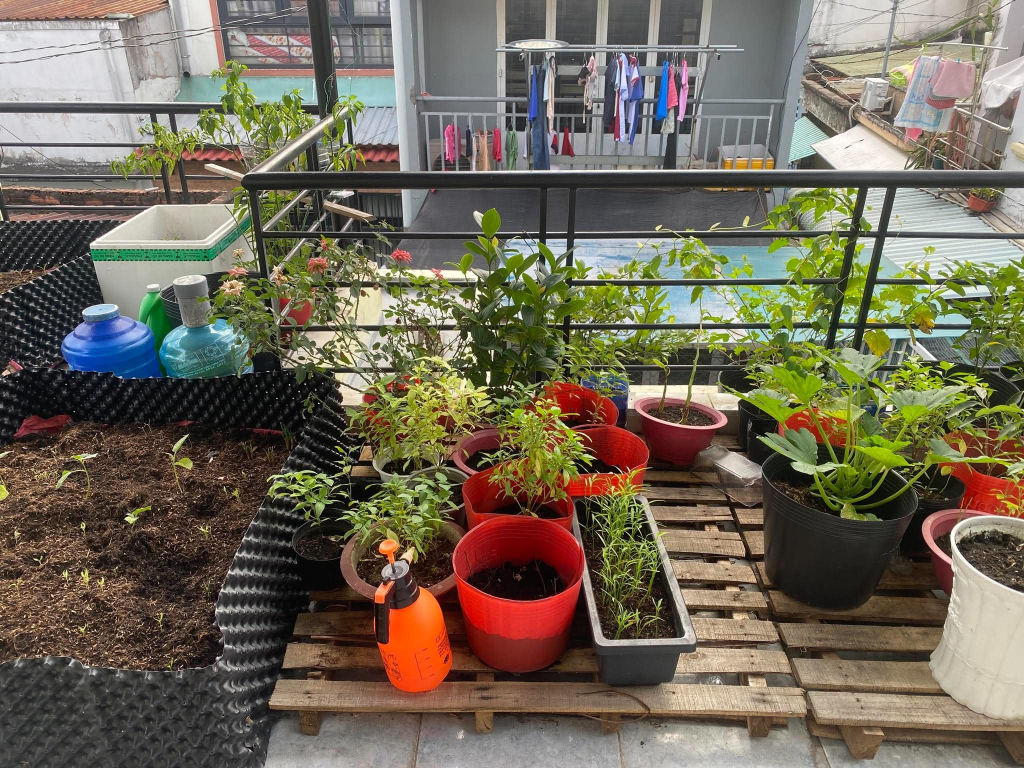
#> input picture data/tonghop_scene/ban_cong.jpg, 2048 x 1536 px (shown at 1/2 size); its folder holds only this picture in this run
$ python tonghop_pipeline.py
#> lines starting #> are read from the running program, lines starting #| are printed output that depends on the picture; after the words box and inside, x2 and y2 are one past the last pixel; in counts of white or black regions, pixels touching at a corner belong together
### src/utils.py
"""Image loading and output helpers. Color arrays use RGB order."""
import os

import cv2
import numpy as np
from skimage import data, img_as_ubyte


# [12 lines left out: function load_sample_images, not called in this run]


def to_gray3(gray):
    """Repeat grayscale values across RGB channels for display."""
    return np.stack([gray, gray, gray], axis=-1)


# [5 lines left out: function add_gaussian_noise, not called in this run]


def ensure_dir(path):
    os.makedirs(path, exist_ok=True)
    return path


def load_image(path):
    """Read an image file as RGB uint8."""
    img = cv2.imread(path, cv2.IMREAD_COLOR)
    if img is None:
        raise FileNotFoundError(f"Could not read image: {path}")
    return cv2.cvtColor(img, cv2.COLOR_BGR2RGB)


# [15 lines left out: functions load_mask, save_image, not called in this run]


def save_grid(path, images, titles, cmap=None, suptitle=None, ncols=None):
    """Save a labeled image grid as PNG."""
    import matplotlib.pyplot as plt

    n = len(images)
    ncols = ncols or n
    nrows = int(np.ceil(n / ncols))
    fig, axes = plt.subplots(nrows, ncols, figsize=(4 * ncols, 4 * nrows))
    axes = np.atleast_1d(axes).ravel()
    for ax, img, title in zip(axes, images, titles):
        c = (cmap or "gray") if img.ndim == 2 else None
        ax.imshow(img, cmap=c, vmin=0 if img.ndim == 2 else None, vmax=255 if img.ndim == 2 else None)
        ax.set_title(title, fontsize=11)
        ax.axis("off")
    for ax in axes[n:]:
        ax.axis("off")
    if suptitle:
        fig.suptitle(suptitle, fontsize=14)
    fig.tight_layout()
    ensure_dir(os.path.dirname(path))
    fig.savefig(path, dpi=130, bbox_inches="tight")
    plt.close(fig)

### src/tonghop_preprocess.py
"""Tonghop 3.1: load the scene photo and preprocess it."""
import os

import cv2
import numpy as np

from utils import load_image

DATA_DIR = os.path.join(os.path.dirname(__file__), "..", "data", "tonghop_scene")


def resize_max_dim(img, max_dim=640):
    """Shrink so the longer side is at most max_dim (keeps thresholds comparable across photos)."""
    h, w = img.shape[:2]
    scale = min(1.0, max_dim / max(h, w))
    if scale < 1.0:
        img = cv2.resize(img, (int(round(w * scale)), int(round(h * scale))), interpolation=cv2.INTER_AREA)
    return img


def load_scene(data_dir=DATA_DIR, max_dim=640):
    """First image in data_dir, else scikit-image's `camera` sample photo."""
    exts = (".jpg", ".jpeg", ".png", ".bmp")
    files = sorted(f for f in os.listdir(data_dir) if f.lower().endswith(exts)) if os.path.isdir(data_dir) else []
    if files:
        path = os.path.join(data_dir, files[0])
        print(f"[Tonghop] Using custom scene image: {path}")
        img = load_image(path)
    else:
        from skimage import data, img_as_ubyte
        print("[Tonghop] No scene photo found -- using the scikit-image 'camera' sample")
        img = np.stack([img_as_ubyte(data.camera())] * 3, axis=-1)
    return resize_max_dim(img, max_dim)


def normalize_lighting(img_rgb, clip_limit=2.0, tile_grid_size=8):
    """CLAHE on the Lab lightness channel, so hue and saturation are untouched."""
    l, a, b = cv2.split(cv2.cvtColor(img_rgb, cv2.COLOR_RGB2LAB))
    clahe = cv2.createCLAHE(clipLimit=clip_limit, tileGridSize=(tile_grid_size, tile_grid_size))
    return cv2.cvtColor(cv2.merge([clahe.apply(l), a, b]), cv2.COLOR_LAB2RGB)


def denoise(img_rgb, d=7, sigma_color=50, sigma_space=50):
    """Bilateral filter: smooths flat areas, keeps edges."""
    return cv2.bilateralFilter(img_rgb, d, sigma_color, sigma_space)


def preprocess(img_rgb):
    normalized = normalize_lighting(img_rgb)
    denoised = denoise(normalized)
    return {"original": img_rgb, "normalized": normalized, "denoised": denoised,
            "gray": cv2.cvtColor(denoised, cv2.COLOR_RGB2GRAY)}

### src/tonghop_geometry.py
"""Tonghop 3.2: geometric structure (edges, lines, corners)."""
import cv2
import numpy as np


def detect_edges(gray, low_thresh=80, high_thresh=180):
    """Canny edges; high thresholds leave fine texture out."""
    return cv2.Canny(gray, low_thresh, high_thresh)


def detect_lines(edges, min_line_length=70, max_line_gap=6, threshold=90, top_k=25):
    """Probabilistic Hough segments, keeping only the top_k longest (length filters out texture)."""
    lines = cv2.HoughLinesP(edges, rho=1, theta=np.pi / 180, threshold=threshold,
                            minLineLength=min_line_length, maxLineGap=max_line_gap)
    if lines is None:
        return np.empty((0, 4), dtype=np.int32)
    lines = lines.reshape(-1, 4)
    lengths = np.hypot(lines[:, 2] - lines[:, 0], lines[:, 3] - lines[:, 1])
    return lines[np.argsort(-lengths)[:top_k]] if len(lines) > top_k else lines


def detect_corners(gray, max_corners=60, quality_level=0.05, min_distance=15):
    """Shi-Tomasi corners: well-spread points where intensity varies in every direction."""
    corners = cv2.goodFeaturesToTrack(gray, maxCorners=max_corners, qualityLevel=quality_level,
                                      minDistance=min_distance)
    return np.empty((0, 2)) if corners is None else corners.reshape(-1, 2)


def draw_geometry(img_rgb, lines, corners, line_color=(255, 60, 60), corner_color=(60, 255, 60)):
    out = img_rgb.copy()
    for x1, y1, x2, y2 in lines:
        cv2.line(out, (int(x1), int(y1)), (int(x2), int(y2)), line_color, 2, cv2.LINE_AA)
    for x, y in corners:
        cv2.circle(out, (int(x), int(y)), 4, corner_color, -1, cv2.LINE_AA)
    return out

### src/tonghop_content.py
"""Tonghop 3.3: content analysis. Spectral-residual saliency picks the likely
subject, and its bounding box seeds GrabCut for the segmentation."""
import cv2
import numpy as np


def spectral_residual_saliency(gray, resize_to=64, smooth_sigma=3.0):
    """Hou & Zhang (2007): the log-amplitude spectrum minus its local average
    marks surprising structure; inverse FFT with the original phase gives the map."""
    h, w = gray.shape
    small = cv2.resize(gray, (resize_to, resize_to), interpolation=cv2.INTER_AREA).astype(np.float32)
    F = np.fft.fft2(small)
    log_amplitude = np.log(np.abs(F) + 1e-8)
    residual = log_amplitude - cv2.blur(log_amplitude, (3, 3))

    saliency = np.abs(np.fft.ifft2(np.exp(residual + 1j * np.angle(F)))) ** 2
    saliency = cv2.GaussianBlur(saliency, (0, 0), sigmaX=smooth_sigma)
    saliency = np.clip(cv2.resize(saliency, (w, h), interpolation=cv2.INTER_CUBIC), 0, None)
    saliency -= saliency.min()
    return saliency / saliency.max() if saliency.max() > 0 else saliency


def saliency_to_bbox(saliency, percentile=75, margin=0.08, rel_area_thresh=0.25):
    """Padded box around the connected components above the saliency percentile whose
    area is at least rel_area_thresh of the largest. Taking all comparably sized
    components (not just the largest) covers objects whose saliency splits into
    several edge fragments, while small isolated specks are ignored."""
    h, w = saliency.shape
    binary = (saliency >= np.percentile(saliency, percentile)).astype(np.uint8)
    n, _, stats, _ = cv2.connectedComponentsWithStats(binary, connectivity=8)
    if n <= 1:
        return int(w * 0.1), int(h * 0.1), int(w * 0.8), int(h * 0.8)
    areas = stats[1:, cv2.CC_STAT_AREA]
    keep = 1 + np.nonzero(areas >= areas.max() * rel_area_thresh)[0]
    left, top = stats[keep, cv2.CC_STAT_LEFT], stats[keep, cv2.CC_STAT_TOP]
    x0, y0 = int(left.min()), int(top.min())
    x1 = int((left + stats[keep, cv2.CC_STAT_WIDTH]).max())
    y1 = int((top + stats[keep, cv2.CC_STAT_HEIGHT]).max())
    mx, my = int(w * margin), int(h * margin)
    x0, y0 = max(x0 - mx, 0), max(y0 - my, 0)
    x1, y1 = min(x1 + mx, w - 1), min(y1 + my, h - 1)
    return x0, y0, max(x1 - x0, 1), max(y1 - y0, 1)


def segment_grabcut(img_rgb, rect, iterations=8):
    """GrabCut seeded by a rectangle; returns a 0/255 foreground mask."""
    bgr = cv2.cvtColor(img_rgb, cv2.COLOR_RGB2BGR)
    mask = np.zeros(bgr.shape[:2], np.uint8)
    bgd, fgd = np.zeros((1, 65), np.float64), np.zeros((1, 65), np.float64)
    cv2.grabCut(bgr, mask, rect, bgd, fgd, iterations, cv2.GC_INIT_WITH_RECT)
    return np.where((mask == cv2.GC_FGD) | (mask == cv2.GC_PR_FGD), 255, 0).astype(np.uint8)


def draw_content_overlay(img_rgb, mask, color=(255, 80, 200), alpha=0.45):
    tinted = (img_rgb.astype(np.float32) * (1 - alpha) + np.array(color, np.float32) * alpha).astype(np.uint8)
    overlay = img_rgb.copy()
    overlay[mask > 0] = tinted[mask > 0]
    contours, _ = cv2.findContours(mask, cv2.RETR_EXTERNAL, cv2.CHAIN_APPROX_SIMPLE)
    cv2.drawContours(overlay, contours, -1, (255, 255, 255), 2, cv2.LINE_AA)
    return overlay

### src/tonghop_pipeline.py
"""Tonghop: preprocessing (3.1) -> geometry (3.2) -> content (3.3) -> visualization (3.4)."""
import os
import time

import cv2
import numpy as np

from utils import ensure_dir, save_grid, to_gray3
from tonghop_preprocess import load_scene, preprocess, DATA_DIR
from tonghop_geometry import detect_edges, detect_lines, detect_corners, draw_geometry
from tonghop_content import spectral_residual_saliency, saliency_to_bbox, segment_grabcut, draw_content_overlay

OUT_DIR = os.path.join(os.path.dirname(__file__), "..", "outputs", "tonghop_scene")


def run(data_dir=DATA_DIR, out_dir=OUT_DIR):
    ensure_dir(out_dir)
    scene = load_scene(data_dir)
#> in load_image, img is the input picture: shape (1536, 2048, 3); mean B, G, R 87.6, 104.8, 112.9
    pre = preprocess(scene)
#> pre = 4 items

    t0 = time.time()
    edges = detect_edges(pre["gray"])
#> in detect_edges, `return cv2.Canny(gray, low_thresh, high_thresh)`:
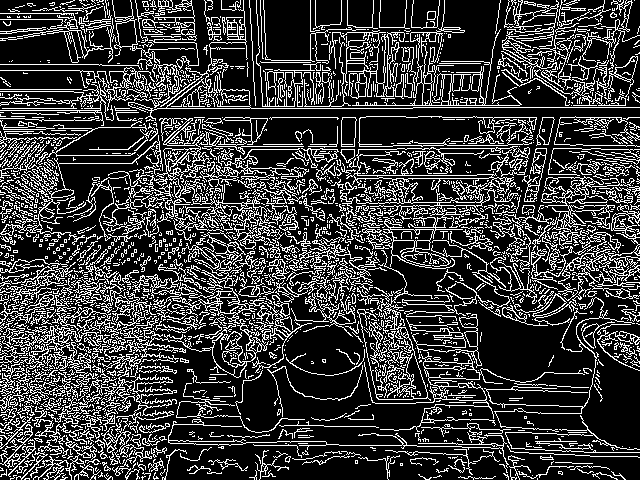
#> returned value: shape (480, 640); 23.3% white in thin lines or dots
    lines = detect_lines(edges)
#> in detect_lines, `lines = cv2.HoughLinesP(edges, rho=1, theta=np.pi / 180, threshold=thr..`: lines = 156 rows, first 6: [2, 108, 412, 108], [239, 203, 413, 377], [270, 117, 365, 117], [13, 446, 157, 302], [0, 440, 251, 271], [303, 272, 432, 143]
#> in detect_lines, `lengths = np.hypot(lines[:, 2] - lines[:, 0], lines[:, 3] - lines[:, 1])`: lengths = 156 values, max 410 at index 0, min 71 at index 81, mean 115.7
#> lines = 25 rows, first 6: [2, 108, 412, 108], [0, 440, 251, 271], [222, 156, 399, 333], [239, 203, 413, 377], [413, 107, 639, 107], [107, 376, 262, 221]
    corners = detect_corners(pre["gray"])
#> in detect_corners, `corners = cv2.goodFeaturesToTrack(gray, maxCorners=max_corners, qualit..`: corners = 60 rows, first 8: [305, 232], [78, 324], [356, 202], [220, 120], [588, 233], [555, 143], [293, 207], [608, 242]
#> in detect_corners, `corners = cv2.goodFeaturesToTrack(gray, maxCorners=max_corners, qualit..`:
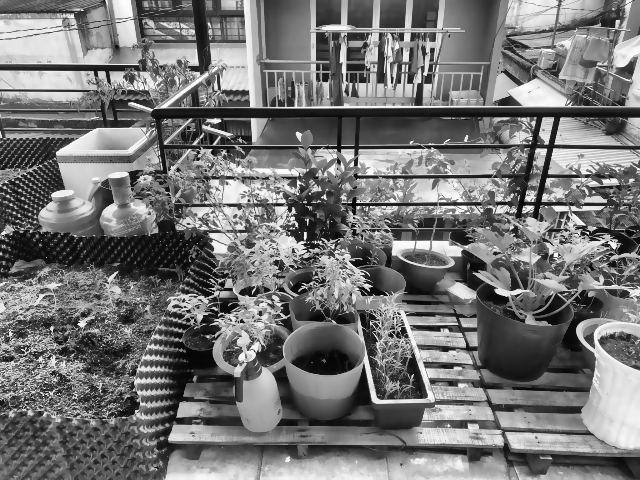
#> gray: shape (480, 640); min 5, max 253, mean 117
#> corners = 60 pairs, first value 1 to 608, second value 71 to 425
    t_geometry = time.time() - t0
    geometry_viz = draw_geometry(pre["denoised"], lines, corners)
#> the loop in draw_geometry, `for x1, y1, x2, y2 in lines:` made 25 passes
#> (x1, y1, x2, y2) on passes 1 to 12: (2, 108, 412, 108), (0, 440, 251, 271), (222, 156, 399, 333), (239, 203, 413, 377), (413, 107, 639, 107), (107, 376, 262, 221), (13, 446, 157, 302), (343, 269, 480, 406), (352, 299, 488, 435), (205, 312, 335, 182), (303, 272, 432, 143), (391, 240, 546, 151)
#> after the loop in draw_geometry, `for x1, y1, x2, y2 in lines:`:
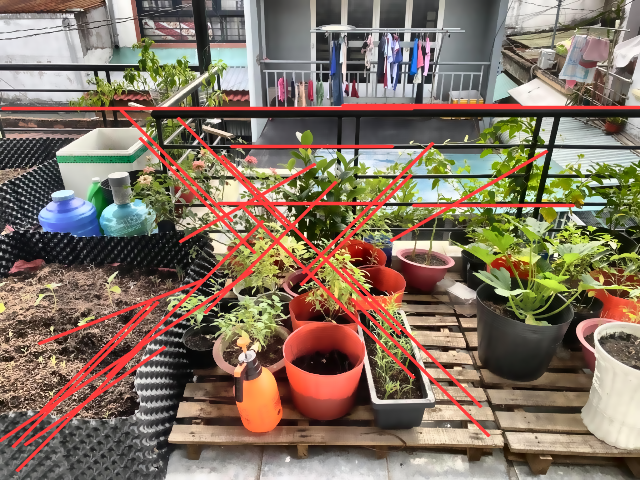
#> out: shape (480, 640, 3); mean R, G, B 131.2, 113.7, 97.3
#> the loop in draw_geometry, `for x, y in corners:` made 60 passes
#> (x, y) on passes 1 to 12: (305, 232), (78, 324), (356, 202), (220, 120), (588, 233), (555, 143), (293, 207), (608, 242), (307, 251), (369, 288), (531, 138), (213, 294)
#> after the loop in draw_geometry, `for x, y in corners:`: out: shape (480, 640, 3); 1.57% of pixels changed, all inside (x1, y1, x2, y2) = (0, 66, 614, 431)

    t0 = time.time()
    saliency = spectral_residual_saliency(pre["gray"])
    rect = saliency_to_bbox(saliency)
#> in saliency_to_bbox, `binary = (saliency >= np.percentile(saliency, percentile)).astype(np.u..`:
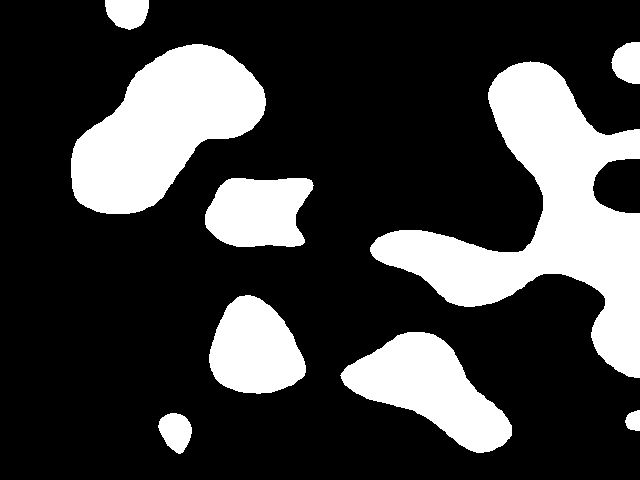
#> binary: shape (480, 640); values 0 (black) and 1 (white), 25% white; 9 white regions, largest, box (x1, y1, x2, y2) and area: (370, 61, 640, 378) 30978, (71, 44, 266, 214) 19226, (340, 332, 512, 453) 10376
#> in saliency_to_bbox, `n, _, stats, _ = cv2.connectedComponentsWithStats(binary, connectivity..`: n = 10; stats = [[0, 0, 640, 480, 230400], [105, 0, 44, 30, 1048], [611, 42, 29, 42, 964], [71, 44, 195, 170, 19226], [370, 61, 270, 317, 30978], [205, 178, 109, 69, 6055], [209, 295, 97, 99, 6927], [340, 332, 172, 121, 10376], [625, 410, 15, 21, 249], [158, 413, 34, 41, 977]]
#> in saliency_to_bbox, `areas = stats[1:, cv2.CC_STAT_AREA]`: areas = [1048, 964, 19226, 30978, 6055, 6927, 10376, 249, 977]
#> in saliency_to_bbox, `keep = 1 + np.nonzero(areas >= areas.max() * rel_area_thresh)[0]`: keep = [3, 4, 7]
#> in saliency_to_bbox, `left, top = stats[keep, cv2.CC_STAT_LEFT], stats[keep, cv2.CC_STAT_TOP]`: left = [71, 370, 340]; top = [44, 61, 332]
#> in saliency_to_bbox, `x0, y0 = int(left.min()), int(top.min())`: x0 = 71; y0 = 44
#> in saliency_to_bbox, `x1 = int((left + stats[keep, cv2.CC_STAT_WIDTH]).max())`: x1 = 640
#> in saliency_to_bbox, `y1 = int((top + stats[keep, cv2.CC_STAT_HEIGHT]).max())`: y1 = 453
#> in saliency_to_bbox, `x0, y0 = max(x0 - mx, 0), max(y0 - my, 0)`: x0 = 20; y0 = 6
#> in saliency_to_bbox, `x1, y1 = min(x1 + mx, w - 1), min(y1 + my, h - 1)`: x1 = 639; y1 = 479
#> rect = (20, 6, 619, 473)
    mask = segment_grabcut(pre["denoised"], rect)
#> in segment_grabcut, `return np.where((mask == cv2.GC_FGD) | (mask == cv2.GC_PR_FGD), 255, 0..`: returned value: shape (480, 640); 35.8% white; 3 white regions
    t_content = time.time() - t0
    content_viz = draw_content_overlay(pre["denoised"], mask)
#> in draw_content_overlay, `contours, _ = cv2.findContours(mask, cv2.RETR_EXTERNAL, cv2.CHAIN_APPR..`: contours = 3 contours; box (x1, y1, x2, y2) and area: (38, 117, 639, 432) 101083, (70, 41, 250, 110) 6646, (390, 46, 419, 87) 716
#> in draw_content_overlay, `cv2.drawContours(overlay, contours, -1, (255, 255, 255), 2, cv2.LINE_AA)`:
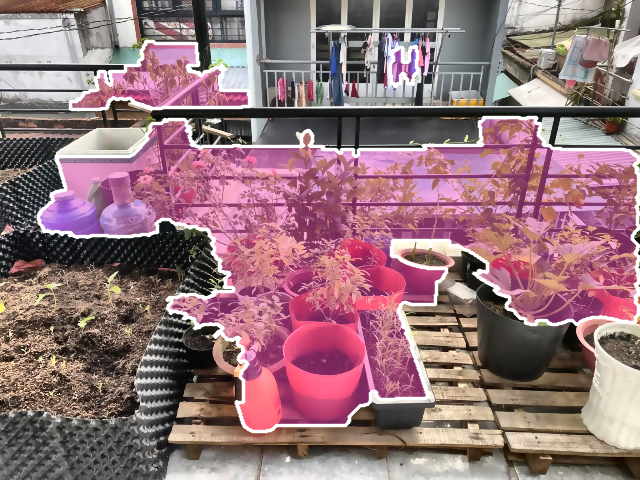
#> overlay: shape (480, 640, 3); mean R, G, B 147.8, 114.9, 121.6

    saliency_viz = cv2.cvtColor(cv2.applyColorMap((saliency * 255).astype(np.uint8), cv2.COLORMAP_JET),
                                cv2.COLOR_BGR2RGB)
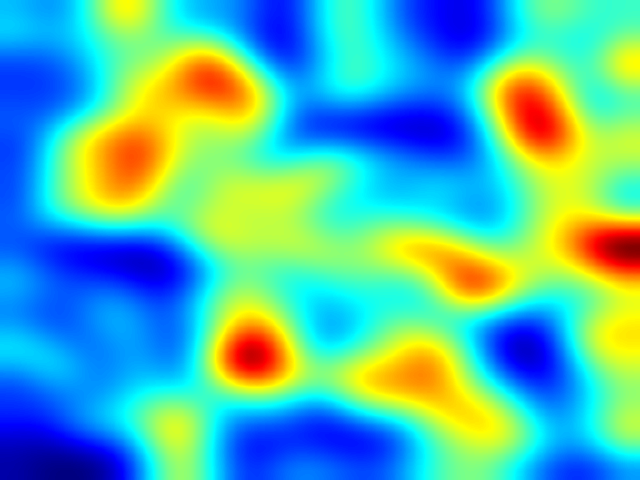
#> saliency_viz: shape (480, 640, 3); mean R, G, B 84.7, 184.8, 168.9
    rect_viz = pre["denoised"].copy()
    x, y, w, h = rect
#> x = 20; y = 6; w = 619; h = 473
    cv2.rectangle(rect_viz, (x, y), (x + w, y + h), (255, 255, 0), 2)
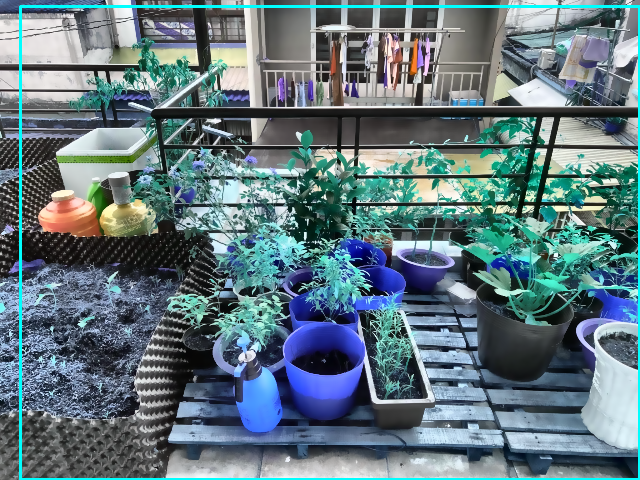
#> rect_viz: shape (480, 640, 3); mean of channels 0, 1, 2 126.5, 118.8, 96.7; drawn as B, G, R

    save_grid(os.path.join(out_dir, "00_preprocess.png"),
              [pre["original"], pre["normalized"], pre["denoised"], to_gray3(pre["gray"])],
              ["Original", "CLAHE lighting-normalized", "Bilateral denoised", "Grayscale"],
              suptitle="Tonghop 3.1 - Preprocessing")
#> in save_grid, `n = len(images)`: n = 4
#> in save_grid, `nrows = int(np.ceil(n / ncols))`: nrows = 1
#> the loop in save_grid, `for ax, img, title in zip(axes, images, titles):` made 4 passes
    save_grid(os.path.join(out_dir, "01_geometry.png"), [pre["denoised"], to_gray3(edges), geometry_viz],
              ["Input", "Canny edges", f"{len(lines)} Hough lines + {len(corners)} Shi-Tomasi corners"],
              suptitle="Tonghop 3.2 - Geometric Structure Analysis")
#> in to_gray3 (call 2), `return np.stack([gray, gray, gray], axis=-1)`: returned value: shape (480, 640, 3); 23.3% white in thin lines or dots
#> the loop in save_grid (call 2), `for ax, img, title in zip(axes, images, titles):` made 3 passes
#> title on passes 1 to 3: 'Input', 'Canny edges', '25 Hough lines + 60 Shi-Tomasi corners'
    save_grid(os.path.join(out_dir, "02_content.png"), [pre["denoised"], saliency_viz, rect_viz, content_viz],
              ["Input", "Spectral-residual saliency", "Saliency -> GrabCut seed rect", "GrabCut segmentation"],
              suptitle="Tonghop 3.3 - Content Analysis (saliency -> segmentation)", ncols=4)
    save_grid(os.path.join(out_dir, "03_before_after.png"), [scene, geometry_viz, content_viz],
              ["Before (raw input)", "After: geometric structure", "After: content segmentation"],
              suptitle="Tonghop 3.4 - Before / After Visualization")

    std_before = float(cv2.cvtColor(pre["original"], cv2.COLOR_RGB2GRAY).std())
#> std_before = 58.51
    std_after = float(cv2.cvtColor(pre["normalized"], cv2.COLOR_RGB2GRAY).std())
#> std_after = 68.03
    print(f"[Tonghop] Preprocessing: grayscale contrast (std) {std_before:.2f} -> {std_after:.2f} after CLAHE")
#| [Tonghop] Preprocessing: grayscale contrast (std) 58.51 -> 68.03 after CLAHE
    print(f"[Tonghop] Geometry: {len(lines)} lines, {len(corners)} corners in {t_geometry * 1000:.1f} ms")
#| [Tonghop] Geometry: 25 lines, 60 corners in 72.7 ms
    print(f"[Tonghop] Content: saliency+GrabCut in {t_content * 1000:.1f} ms, "
          f"foreground = {float((mask > 0).mean()) * 100:.1f}% of image")
#| [Tonghop] Content: saliency+GrabCut in 4650.5 ms, foreground = 35.8% of image
    print(f"[Tonghop] Figures written to {os.path.abspath(out_dir)}")


if __name__ == "__main__":
    import argparse
    ap = argparse.ArgumentParser(description="Capstone scene-analysis pipeline")
    ap.add_argument("--data", default=DATA_DIR, help="folder with the scene photo (else the 'camera' sample)")
    ap.add_argument("--out", default=OUT_DIR, help="folder for the figures")
    args = ap.parse_args()
    run(args.data, args.out)
